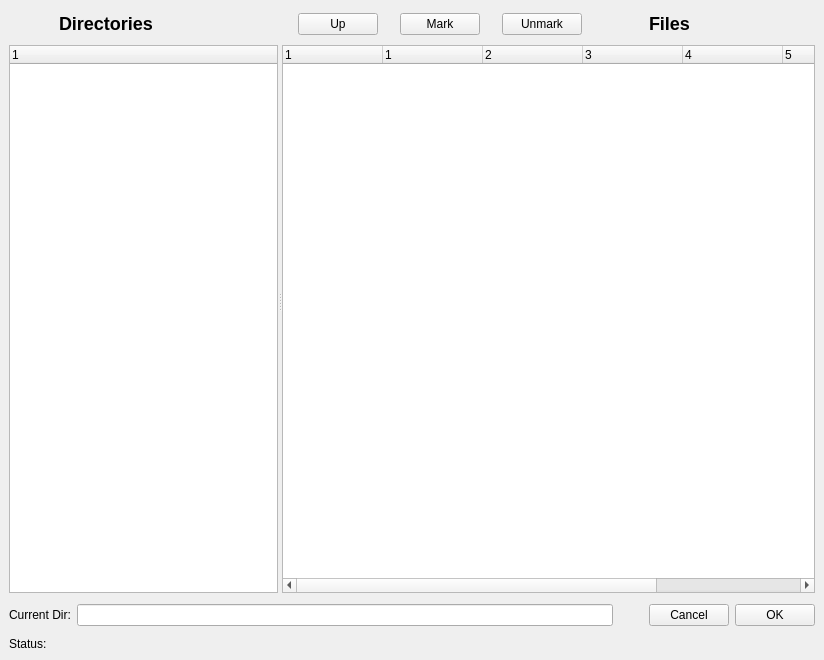
<ui version="4.0" >
 <class>restoreForm</class>
 <widget class="QWidget" name="restoreForm" >
  <property name="geometry" >
   <rect>
    <x>0</x>
    <y>0</y>
    <width>824</width>
    <height>660</height>
   </rect>
  </property>
  <property name="windowTitle" >
   <string>Form</string>
  </property>
  <layout class="QGridLayout" >
   <property name="margin" >
    <number>9</number>
   </property>
   <property name="spacing" >
    <number>6</number>
   </property>
   <item row="1" column="0" >
    <layout class="QHBoxLayout" >
     <property name="margin" >
      <number>0</number>
     </property>
     <property name="spacing" >
      <number>6</number>
     </property>
     <item>
      <widget class="QLabel" name="label" >
       <property name="sizePolicy" >
        <sizepolicy>
         <hsizetype>0</hsizetype>
         <vsizetype>5</vsizetype>
         <horstretch>0</horstretch>
         <verstretch>0</verstretch>
        </sizepolicy>
       </property>
       <property name="text" >
        <string>Current Dir:</string>
       </property>
       <property name="buddy" >
        <cstring>lineEdit</cstring>
       </property>
      </widget>
     </item>
     <item>
      <widget class="QLineEdit" name="lineEdit" >
       <property name="minimumSize" >
        <size>
         <width>100</width>
         <height>0</height>
        </size>
       </property>
      </widget>
     </item>
     <item>
      <spacer>
       <property name="orientation" >
        <enum>Qt::Horizontal</enum>
       </property>
       <property name="sizeType" >
        <enum>QSizePolicy::Fixed</enum>
       </property>
       <property name="sizeHint" >
        <size>
         <width>30</width>
         <height>32</height>
        </size>
       </property>
      </spacer>
     </item>
     <item>
      <widget class="QPushButton" name="cancelButton" >
       <property name="text" >
        <string>Cancel</string>
       </property>
      </widget>
     </item>
     <item>
      <widget class="QPushButton" name="okButton" >
       <property name="text" >
        <string>OK</string>
       </property>
      </widget>
     </item>
    </layout>
   </item>
   <item row="2" column="0" >
    <layout class="QHBoxLayout" >
     <property name="margin" >
      <number>0</number>
     </property>
     <property name="spacing" >
      <number>6</number>
     </property>
     <item>
      <widget class="QLabel" name="label_4" >
       <property name="sizePolicy" >
        <sizepolicy>
         <hsizetype>0</hsizetype>
         <vsizetype>0</vsizetype>
         <horstretch>0</horstretch>
         <verstretch>0</verstretch>
        </sizepolicy>
       </property>
       <property name="text" >
        <string>Status:</string>
       </property>
      </widget>
     </item>
     <item>
      <widget class="QLabel" name="statusLine" >
       <property name="sizePolicy" >
        <sizepolicy>
         <hsizetype>5</hsizetype>
         <vsizetype>0</vsizetype>
         <horstretch>0</horstretch>
         <verstretch>0</verstretch>
        </sizepolicy>
       </property>
       <property name="text" >
        <string/>
       </property>
      </widget>
     </item>
    </layout>
   </item>
   <item row="0" column="0" >
    <widget class="QSplitter" name="splitter" >
     <property name="orientation" >
      <enum>Qt::Horizontal</enum>
     </property>
     <widget class="QWidget" name="layoutWidget_2" >
      <layout class="QVBoxLayout" >
       <property name="margin" >
        <number>0</number>
       </property>
       <property name="spacing" >
        <number>6</number>
       </property>
       <item>
        <layout class="QHBoxLayout" >
         <property name="margin" >
          <number>0</number>
         </property>
         <property name="spacing" >
          <number>6</number>
         </property>
         <item>
          <spacer>
           <property name="orientation" >
            <enum>Qt::Horizontal</enum>
           </property>
           <property name="sizeType" >
            <enum>QSizePolicy::Preferred</enum>
           </property>
           <property name="sizeHint" >
            <size>
             <width>50</width>
             <height>30</height>
            </size>
           </property>
          </spacer>
         </item>
         <item>
          <widget class="QLabel" name="label_3" >
           <property name="text" >
            <string>&lt;h2>Directories&lt;/h2></string>
           </property>
          </widget>
         </item>
         <item>
          <spacer>
           <property name="orientation" >
            <enum>Qt::Horizontal</enum>
           </property>
           <property name="sizeType" >
            <enum>QSizePolicy::Preferred</enum>
           </property>
           <property name="sizeHint" >
            <size>
             <width>50</width>
             <height>30</height>
            </size>
           </property>
          </spacer>
         </item>
        </layout>
       </item>
       <item>
        <widget class="QTreeWidget" name="directoryWidget" >
         <property name="sizePolicy" >
          <sizepolicy>
           <hsizetype>5</hsizetype>
           <vsizetype>7</vsizetype>
           <horstretch>1</horstretch>
           <verstretch>1</verstretch>
          </sizepolicy>
         </property>
         <property name="minimumSize" >
          <size>
           <width>60</width>
           <height>0</height>
          </size>
         </property>
         <property name="maximumSize" >
          <size>
           <width>16777215</width>
           <height>16777215</height>
          </size>
         </property>
         <property name="sizeIncrement" >
          <size>
           <width>1</width>
           <height>0</height>
          </size>
         </property>
         <property name="baseSize" >
          <size>
           <width>50</width>
           <height>0</height>
          </size>
         </property>
         <property name="alternatingRowColors" >
          <bool>true</bool>
         </property>
         <property name="columnCount" >
          <number>1</number>
         </property>
         <column>
          <property name="text" >
           <string>1</string>
          </property>
         </column>
        </widget>
       </item>
      </layout>
     </widget>
     <widget class="QWidget" name="layoutWidget_3" >
      <layout class="QVBoxLayout" >
       <property name="margin" >
        <number>0</number>
       </property>
       <property name="spacing" >
        <number>6</number>
       </property>
       <item>
        <layout class="QHBoxLayout" >
         <property name="margin" >
          <number>0</number>
         </property>
         <property name="spacing" >
          <number>6</number>
         </property>
         <item>
          <spacer>
           <property name="orientation" >
            <enum>Qt::Horizontal</enum>
           </property>
           <property name="sizeType" >
            <enum>QSizePolicy::Fixed</enum>
           </property>
           <property name="sizeHint" >
            <size>
             <width>16</width>
             <height>20</height>
            </size>
           </property>
          </spacer>
         </item>
         <item>
          <widget class="QPushButton" name="upButton" >
           <property name="sizePolicy" >
            <sizepolicy>
             <hsizetype>5</hsizetype>
             <vsizetype>0</vsizetype>
             <horstretch>0</horstretch>
             <verstretch>0</verstretch>
            </sizepolicy>
           </property>
           <property name="text" >
            <string>Up</string>
           </property>
           <property name="icon" >
            <iconset>:images/up.png</iconset>
           </property>
          </widget>
         </item>
         <item>
          <spacer>
           <property name="orientation" >
            <enum>Qt::Horizontal</enum>
           </property>
           <property name="sizeType" >
            <enum>QSizePolicy::Fixed</enum>
           </property>
           <property name="sizeHint" >
            <size>
             <width>16</width>
             <height>20</height>
            </size>
           </property>
          </spacer>
         </item>
         <item>
          <widget class="QPushButton" name="markButton" >
           <property name="sizePolicy" >
            <sizepolicy>
             <hsizetype>5</hsizetype>
             <vsizetype>0</vsizetype>
             <horstretch>0</horstretch>
             <verstretch>0</verstretch>
            </sizepolicy>
           </property>
           <property name="text" >
            <string>Mark</string>
           </property>
           <property name="icon" >
            <iconset>:images/mark.png</iconset>
           </property>
          </widget>
         </item>
         <item>
          <spacer>
           <property name="orientation" >
            <enum>Qt::Horizontal</enum>
           </property>
           <property name="sizeType" >
            <enum>QSizePolicy::Fixed</enum>
           </property>
           <property name="sizeHint" >
            <size>
             <width>16</width>
             <height>20</height>
            </size>
           </property>
          </spacer>
         </item>
         <item>
          <widget class="QPushButton" name="unmarkButton" >
           <property name="sizePolicy" >
            <sizepolicy>
             <hsizetype>5</hsizetype>
             <vsizetype>0</vsizetype>
             <horstretch>0</horstretch>
             <verstretch>0</verstretch>
            </sizepolicy>
           </property>
           <property name="text" >
            <string>Unmark</string>
           </property>
           <property name="icon" >
            <iconset>:images/unmark.png</iconset>
           </property>
          </widget>
         </item>
         <item>
          <spacer>
           <property name="orientation" >
            <enum>Qt::Horizontal</enum>
           </property>
           <property name="sizeType" >
            <enum>QSizePolicy::Fixed</enum>
           </property>
           <property name="sizeHint" >
            <size>
             <width>61</width>
             <height>20</height>
            </size>
           </property>
          </spacer>
         </item>
         <item>
          <widget class="QLabel" name="label_2" >
           <property name="text" >
            <string>&lt;h2>Files&lt;/h2></string>
           </property>
          </widget>
         </item>
         <item>
          <spacer>
           <property name="orientation" >
            <enum>Qt::Horizontal</enum>
           </property>
           <property name="sizeHint" >
            <size>
             <width>100</width>
             <height>30</height>
            </size>
           </property>
          </spacer>
         </item>
        </layout>
       </item>
       <item>
        <widget class="QTreeWidget" name="fileWidget" >
         <property name="sizePolicy" >
          <sizepolicy>
           <hsizetype>7</hsizetype>
           <vsizetype>5</vsizetype>
           <horstretch>144</horstretch>
           <verstretch>1</verstretch>
          </sizepolicy>
         </property>
         <property name="minimumSize" >
          <size>
           <width>400</width>
           <height>0</height>
          </size>
         </property>
         <property name="sizeIncrement" >
          <size>
           <width>0</width>
           <height>0</height>
          </size>
         </property>
         <property name="alternatingRowColors" >
          <bool>true</bool>
         </property>
         <property name="selectionMode" >
          <enum>QAbstractItemView::ExtendedSelection</enum>
         </property>
         <property name="horizontalScrollMode" >
          <enum>QAbstractItemView::ScrollPerItem</enum>
         </property>
         <property name="uniformRowHeights" >
          <bool>true</bool>
         </property>
         <property name="columnCount" >
          <number>7</number>
         </property>
         <column>
          <property name="text" >
           <string>1</string>
          </property>
         </column>
         <column>
          <property name="text" >
           <string>1</string>
          </property>
         </column>
         <column>
          <property name="text" >
           <string>2</string>
          </property>
         </column>
         <column>
          <property name="text" >
           <string>3</string>
          </property>
         </column>
         <column>
          <property name="text" >
           <string>4</string>
          </property>
         </column>
         <column>
          <property name="text" >
           <string>5</string>
          </property>
         </column>
         <column>
          <property name="text" >
           <string>6</string>
          </property>
         </column>
        </widget>
       </item>
      </layout>
     </widget>
    </widget>
   </item>
  </layout>
 </widget>
 <resources/>
 <connections/>
</ui>
